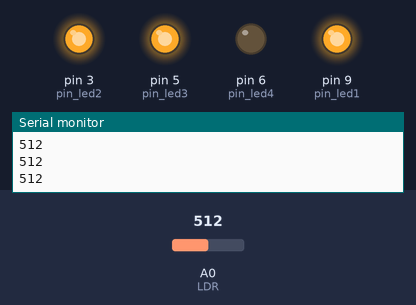
Bench run of a sketch on a simulated Arduino Uno, built with avr-gcc and run on an emulated ATmega328P. On the bench: output pins drawn as LEDs (lit = HIGH), the last lines printed to the serial monitor. The inputs (shaded band) are chosen by the test bench; at power-on: A0 (LDR) = 512.

Above: at 1.2 s.
1.3 s: A0 (LDR) set to 368
2.8 s: A0 (LDR) set to 339
At 3.7 s:
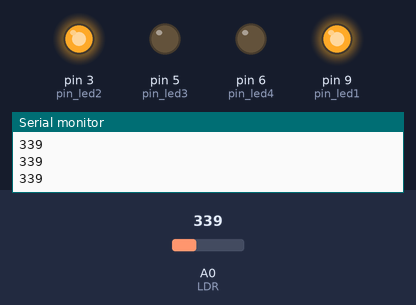
4.3 s: A0 (LDR) set to 210
5.8 s: A0 (LDR) set to 184
At 7.0 s:
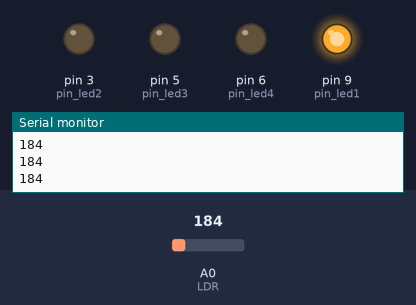
7.3 s: A0 (LDR) set to 710
At 8.5 s:
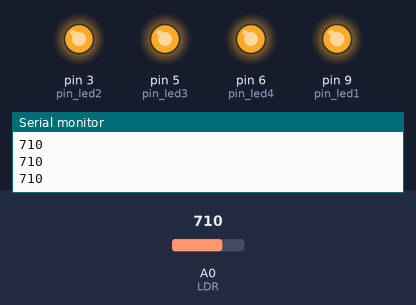
8.8 s: A0 (LDR) set to 688
At 9.3 s:
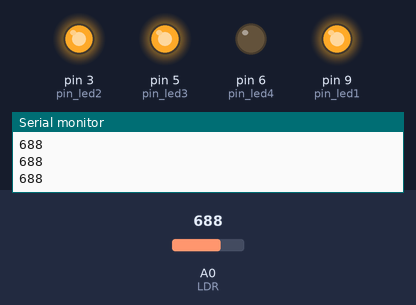
Timing chart, 0 to 11.3 s (numbered marks = the images above; inputs shaded):
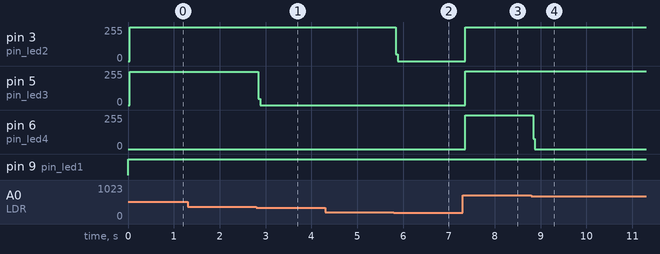

The sketch:

IOT_Bargraph_comLDR.ino
```cpp
const int pin_led1 = 9;
const int pin_led2 = 3;
const int pin_led3 = 5;
const int pin_led4 = 6;
int LDR = A0;
int  valor;

void setup() {
  Serial.begin(9600);
  pinMode(pin_led1, OUTPUT);
  pinMode(pin_led2, OUTPUT);
  pinMode(pin_led3, OUTPUT);
  pinMode(pin_led4, OUTPUT);
}

void loop() {
  valor = analogRead(LDR);
  Serial.println(valor);
  if (valor > 70){
    digitalWrite(pin_led1, HIGH);
    digitalWrite(pin_led2, LOW);
    digitalWrite(pin_led3, LOW);
    digitalWrite(pin_led4, LOW);
      if (valor > 200){
        digitalWrite(pin_led1, HIGH);
        digitalWrite(pin_led2, HIGH);
        digitalWrite(pin_led3, LOW);                  //OS IFS PRECISAM SER UM DENTRO DO OUTRO POIS CASO NÃO SEJA ASSIM, ELES IRÃO DE ANULAR
        digitalWrite(pin_led4, LOW);                  // TENTE PENSAR NO CODIGO COM OS IFS SEPARADOS, O PRIMEIRO IF FARIA O O RESTO FICAR DESLIGADO
        if (valor > 350){                             // E ACREDITO Q N PRECISA DOS DIGITALWRITE(PIN, LOW), POIS ISSO N IMPORTA MT, SÓ NO ELSE{}
          digitalWrite(pin_led1, HIGH);
          digitalWrite(pin_led2, HIGH);
          digitalWrite(pin_led3, HIGH);
          digitalWrite(pin_led4, LOW);
            if (valor > 350){
              digitalWrite(pin_led1, HIGH);
              digitalWrite(pin_led2, HIGH);
              digitalWrite(pin_led3, HIGH);
              digitalWrite(pin_led4, LOW);
              if (valor > 700){
                  digitalWrite(pin_led1, HIGH);
                  digitalWrite(pin_led2, HIGH);
                  digitalWrite(pin_led3, HIGH);
                  digitalWrite(pin_led4, HIGH);
        }
      }
    }
   }
  }
  else{
    digitalWrite(pin_led1, LOW);
    digitalWrite(pin_led2, LOW);
    digitalWrite(pin_led3, LOW);
  }
}
```

Measured:
- the behaviour switches between 351 and 350 on A0 (LDR) (found by bisection; images 0 and 1)
- the behaviour switches between 201 and 200 on A0 (LDR) (found by bisection; images 1 and 2)
- the behaviour switches between 701 and 700 on A0 (LDR) (found by bisection; images 3 and 4)
- after the input at 2.8 s, pin 5 (pin_led3): 251/255 → 0/255 at once
- after the input at 5.8 s, pin 3 (pin_led2): 253/255 → 0/255 at once
- after the input at 7.3 s, pin 3 (pin_led2): 0/255 → 254/255 after 0.06 s; pin 5 (pin_led3): 0/255 → 253/255 after 0.06 s; pin 6 (pin_led4): 0/255 → 252/255 after 0.06 s
- after the input at 8.8 s, pin 6 (pin_led4): 252/255 → 0/255 at once
